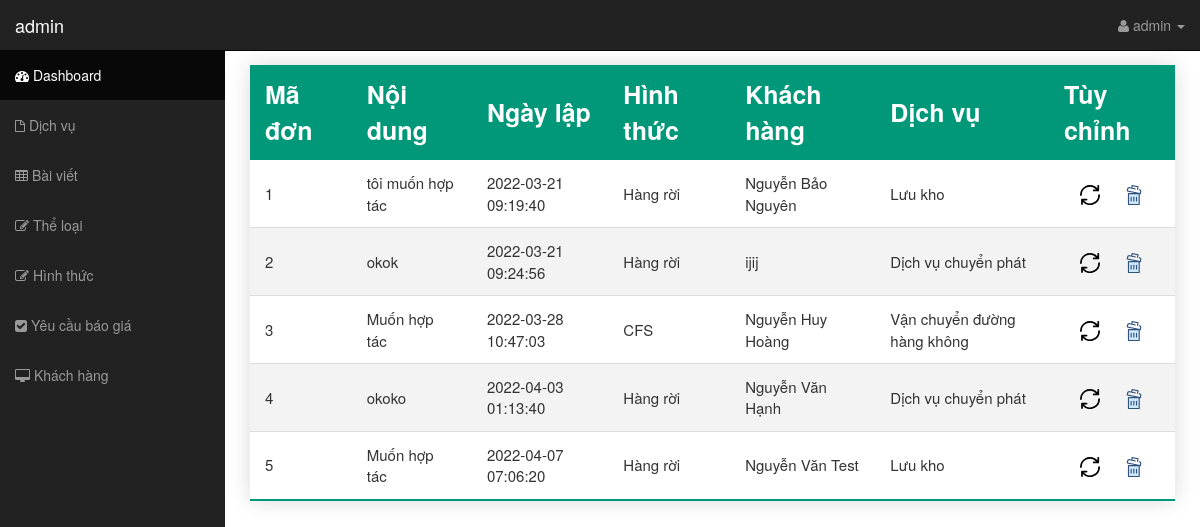
Page /controller/admin.php?view=yeucaudongia (signed in) on the committed database.
### tables this page shows
CREATE TABLE `ttdonbaogia` (
  `madon` int(11) NOT NULL,
  `noidung` varchar(255) NOT NULL,
  `ngaylap` datetime NOT NULL,
  `mahinhthuc` int(11) NOT NULL,
  `makh` int(11) NOT NULL,
  `madv` varchar(32) NOT NULL
);

CREATE TABLE `hinhthuc` (
  `mahinhthuc` int(11) NOT NULL,
  `tenhinhthuc` varchar(255) NOT NULL
);

CREATE TABLE `khachhang` (
  `makh` int(11) NOT NULL,
  `tenkhachhang` varchar(255) NOT NULL,
  `diachi` varchar(255) NOT NULL,
  `email` varchar(100) NOT NULL
);

CREATE TABLE `dichvu` (
  `madv` varchar(32) NOT NULL,
  `tendv` varchar(255) NOT NULL,
  `noidung` text NOT NULL
);

### controller/admin.php (called while the page is built)
<?php
include "../view/admin/header.php";
include "../view/admin/admin.php";
include "../view/admin/footer.php";
?>

### model/thuvien.php (called while the page is built, shortened)
<?php
function showDatabase($pdo, $table) {
	$select = "SELECT * FROM $table";
	$stmt = $pdo->prepare($select);
	$stmt->execute();
	$element = $stmt->fetchAll(PDO::FETCH_ASSOC);
	$pdo = null;
	return $element;
}
function showDatabaseWithId($pdo, $table, $key, $id) {
	$select = "SELECT * FROM $table WHERE $key = '$id'";
	$stmt = $pdo->prepare($select);
	$stmt->execute();
	$element = $stmt->fetchAll(PDO::FETCH_ASSOC);
	$pdo = null;
	return $element;
}
?>

### view/admin/yeucaudongia.php (the view)
<table class="styled-table">
    <thead>
        <tr>
            <th>Mã đơn </th>
            <th>Nội dung</th>
            <th>Ngày lập</th>
            <th>Hình thức</th>
            <th>Khách hàng</th>
            <th>Dịch vụ</th>
            <th>Tùy chỉnh</th>
        </tr>
    </thead>
    <tbody>
        <?php
            $table = "ttdonbaogia";
            $row = showDatabase($pdo, $table);
            foreach ($row as $value) {
        ?>
            <tr>
                <td><?php echo $value['madon'];?></td>
                <td><?php echo $value['noidung'];?></td>
                <td><?php echo $value['ngaylap'];?></td>
                <td><?php
                    $hinhthuc = showDatabaseWithId($pdo, "hinhthuc", "mahinhthuc" , $value["mahinhthuc"]);
                    foreach ($hinhthuc as  $infor_hinhthuc) {
                        echo $infor_hinhthuc['tenhinhthuc'];
                    }
                ?></td>
                <td><?php
                    $khachhang = showDatabaseWithId($pdo, "khachhang", "makh" , $value["makh"]);
                    foreach ($khachhang as  $infor_khachhang) {
                        echo $infor_khachhang['tenkhachhang'];
                    }
                ?></td>
                <td><?php
                    $dichvu = showDatabaseWithId($pdo, "dichvu", "madv" , $value["madv"]);
                    foreach ($dichvu as  $infor_dv) {
                        echo $infor_dv['tendv'];
                    }
                ?></td>
                <td class="option">
                    <a class="update" href="../controller/sua_kh.php?makh=<?php echo $value['makh'];?>" value="">
                        <img src="../view/images/icon/update.svg" title="<?php echo $value['makh'];?>" alt="Cập nhật">
                    </a>
                    <a href="../controller/xoa_kh.php?makh=<?php echo $value['makh'];?>">
                        <img src="../view/images/icon/delete.svg" title="Xóa" alt="Xóa">
                    </a>
                </td>
            </tr>
        <?php } ?>
    </tbody>
</table>

### view/css/sb-admin.css (style rules this page uses)
body { margin-top: 50px; }

### view/css/admin.css (style rules this page uses)
.styled-table { border-collapse: collapse; margin: 0 auto; box-shadow: 0 0 20px rgba(0, 0, 0, 0.15); }
.styled-table thead tr { background: #009879; color: #fff; text-align: left; }
.styled-table th, .styled-table td { padding: 12px 15px; }
.styled-table th { font-size: 2.5rem; }
.styled-table td { font-size: 1.5rem; }
.styled-table tbody tr { border-bottom: 1px solid #dddddd; }
.styled-table tbody tr:nth-of-type(even) { background-color: #f3f3f3; }
.styled-table tbody tr:last-of-type { border-bottom: 2px solid #009879; }
.option { text-align: center; }
.option a { color: blue; margin: 10px; cursor: pointer; text-decoration: none; }
.option a img { width: 20px; }

### rows in the picture
ttdonbaogia: madon "1", noidung "tôi muốn hợp tác", ngaylap "2022-03-21 09:19:40"
hinhthuc: tenhinhthuc "Hàng rời"
khachhang: tenkhachhang "Nguyễn Bảo Nguyên"
dichvu: tendv "Lưu kho"
ttdonbaogia: madon "2", noidung "okok", ngaylap "2022-03-21 09:24:56"
khachhang: tenkhachhang "ijij"
dichvu: tendv "Dịch vụ chuyển phát"
ttdonbaogia: madon "3", noidung "Muốn hợp tác", ngaylap "2022-03-28 10:47:03"
hinhthuc: tenhinhthuc "CFS"
khachhang: tenkhachhang "Nguyễn Huy Hoàng"
dichvu: tendv "Vận chuyển đường hàng không"
ttdonbaogia: madon "4", noidung "okoko", ngaylap "2022-04-03 01:13:40"
khachhang: tenkhachhang "Nguyễn Văn Hạnh"
ttdonbaogia: madon "5", noidung "Muốn hợp tác", ngaylap "2022-04-07 07:06:20"
khachhang: tenkhachhang "Nguyễn Văn Test"

### other values in the picture
$username "admin"
